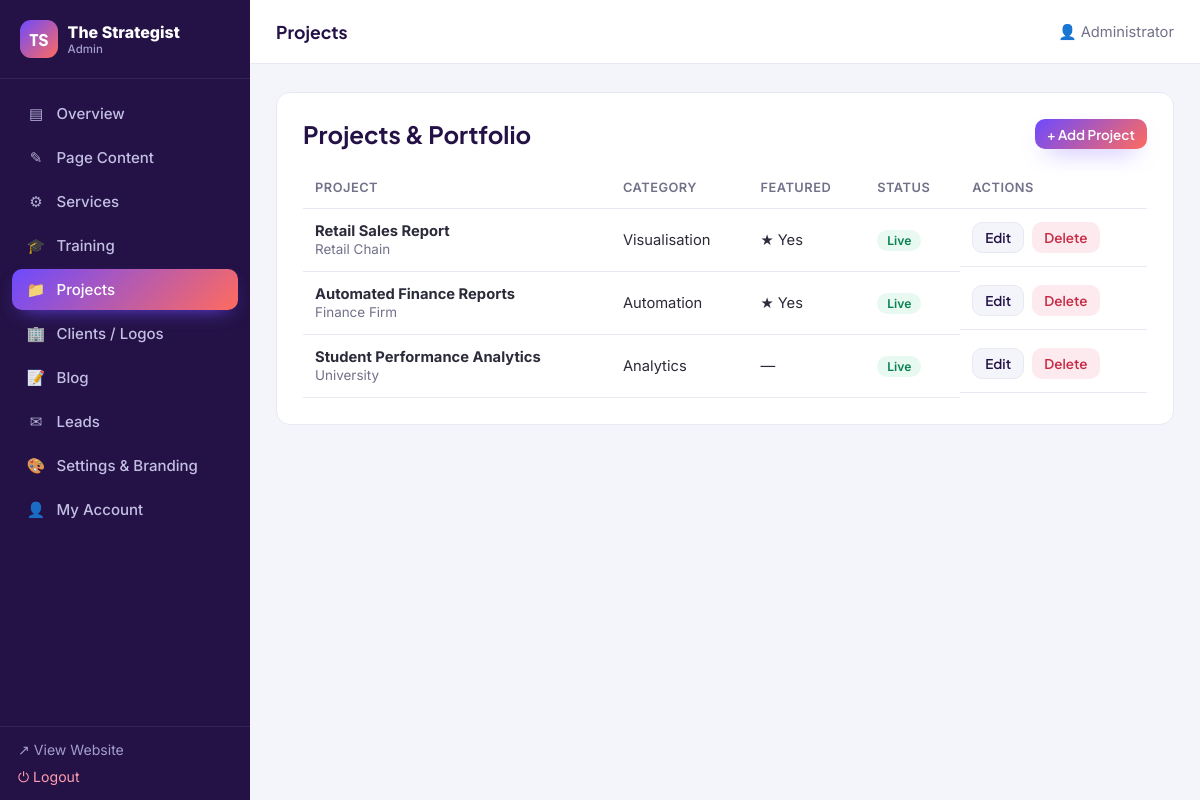
The app's page /admin/projects.php (signed in) with its own data.
### tables this page shows
CREATE TABLE IF NOT EXISTS `projects` (
  `id`          INT AUTO_INCREMENT PRIMARY KEY,
  `title`       VARCHAR(180) NOT NULL,
  `category`    VARCHAR(80)  DEFAULT 'Analytics',
  `client`      VARCHAR(120) DEFAULT '',
  `description` TEXT,
  `image_url`   TEXT,
  `link`        TEXT,
  `featured`    TINYINT(1) NOT NULL DEFAULT 0,
  `sort`        INT NOT NULL DEFAULT 0,
  `active`      TINYINT(1) NOT NULL DEFAULT 1,
  `created_at`  DATETIME NOT NULL DEFAULT CURRENT_TIMESTAMP
);

### includes/functions.php (called while the page is built, shortened)
<?php
require_once __DIR__ . '/../config/db.php';
function e($v) { return htmlspecialchars((string)$v, ENT_QUOTES, 'UTF-8'); }
function base_url() {
    $https  = (!empty($_SERVER['HTTPS']) && $_SERVER['HTTPS'] !== 'off');
    $scheme = $https ? 'https' : 'http';
    $host   = $_SERVER['HTTP_HOST'] ?? 'localhost';
    $dir = str_replace('\\', '/', dirname($_SERVER['SCRIPT_NAME'] ?? '/'));
    $dir = rtrim($dir, '/');
    if (substr($dir, -6) === '/admin') $dir = substr($dir, 0, -6);
    return $scheme . '://' . $host . $dir;
}
function url($path = '') { return base_url() . '/' . ltrim($path, '/'); }
function all_settings() {
    static $cache = null;
    if ($cache === null) {
        $cache = [];
        foreach (fetchAll('SELECT skey, svalue FROM settings') as $r) {
            $cache[$r['skey']] = $r['svalue'];
        }
    }
    return $cache;
}
function setting($key, $default = '') {
    $s = all_settings();
    return array_key_exists($key, $s) && $s[$key] !== null && $s[$key] !== '' ? $s[$key] : $default;
}

### config/db.php (called while the page is built, shortened)
<?php
function db() {
    static $pdo = null;
    if ($pdo === null) {
        $dsn = 'mysql:host=' . DB_HOST . ';dbname=' . DB_NAME . ';charset=utf8mb4';
        try {
            $pdo = new PDO($dsn, DB_USER, DB_PASS, [
                PDO::ATTR_ERRMODE            => PDO::ERRMODE_EXCEPTION,
                PDO::ATTR_DEFAULT_FETCH_MODE => PDO::FETCH_ASSOC,
                PDO::ATTR_EMULATE_PREPARES   => false,
            ]);
        } catch (PDOException $e) {
            if (DEBUG) {
                die('Database connection failed: ' . htmlspecialchars($e->getMessage())
                    . '<br><br>Edit <code>config/config.php</code> with your database details, '
                    . 'and make sure you have imported <code>config/schema.sql</code>.');
            }
            die('The site is temporarily unavailable. Please try again later.');
        }
    }
    return $pdo;
}
function q($sql, $params = []) {
    $st = db()->prepare($sql);
    $st->execute($params);
    return $st;
}
function fetch1($sql, $params = []) { return q($sql, $params)->fetch(); }
function fetchAll($sql, $params = []) { return q($sql, $params)->fetchAll(); }

### admin/auth.php (called while the page is built, shortened)
<?php
require_once __DIR__ . '/../includes/functions.php';
function is_logged_in() { return !empty($_SESSION['admin_id']); }
function current_admin() {
    static $a = null;
    if ($a === null) $a = fetch1('SELECT * FROM admin_users WHERE id = ?', [$_SESSION['admin_id']]);
    return $a;
}
function csrf_token() {
    return $_SESSION['acsrf'];
}

### admin/projects.php (the view, shortened to what this page needs)
<?php
require_once __DIR__ . '/layout.php';
$action = $_GET['action'] ?? 'list';
$id = (int)($_GET['id'] ?? 0);
$editing = $action === 'edit' && $id ? fetch1('SELECT * FROM projects WHERE id=?', [$id]) : null;
$isForm = ($action === 'new' || $editing);
admin_header('projects.php');
?>
<?php if ($isForm): $s = $editing ?: ['title'=>'','category'=>'Analytics','client'=>'','description'=>'','image_url'=>'','link'=>'','featured'=>0,'sort'=>0,'active'=>1]; ?>
<div class="panel">
  <div class="panel-head"><h2><?= $editing?'Edit':'Add' ?> Project</h2><a class="btn btn-light btn-sm" href="<?= e(url('admin/projects.php')) ?>">← Back</a></div>
  <form method="post" action="<?= e(url('admin/projects.php' . ($editing?'?action=edit&id='.$id:''))) ?>">
    <?= csrf_field() ?>
    <div class="field"><label>Project Title</label><input type="text" name="title" value="<?= e($s['title']) ?>" required></div>
    <div class="grid-2c">
      <div class="field"><label>Category</label><input type="text" name="category" value="<?= e($s['category']) ?>" placeholder="e.g. Visualisation"></div>
      <div class="field"><label>Client <span class="tip">(optional)</span></label><input type="text" name="client" value="<?= e($s['client']) ?>"></div>
    </div>
    <div class="field"><label>Description</label><textarea name="description" rows="3"><?= e($s['description']) ?></textarea></div>
    <div class="field img-field"><label>Image link <span class="tip">(Drive/OneDrive)</span></label>
      <input type="text" name="image_url" value="<?= e($s['image_url']) ?>" data-preview="#pv" placeholder="Paste Google Drive / OneDrive link">
      <div class="preview" id="pv"></div>
    </div>
    <div class="grid-2c">
      <div class="field"><label>External link <span class="tip">(optional)</span></label><input type="text" name="link" value="<?= e($s['link']) ?>" placeholder="https://..."></div>
      <div class="field"><label>Sort order</label><input type="number" name="sort" value="<?= (int)$s['sort'] ?>"></div>
    </div>
    <div class="field"><label><input type="checkbox" name="featured" <?= $s['featured']?'checked':'' ?>> Feature on home page</label></div>
    <div class="field"><label><input type="checkbox" name="active" <?= $s['active']?'checked':'' ?>> Show on website</label></div>
    <div class="form-actions"><button class="btn btn-primary">Save Project</button></div>
  </form>
</div>
<?php else: $rows = fetchAll('SELECT * FROM projects ORDER BY featured DESC, sort, id'); ?>
<div class="panel">
  <div class="panel-head"><h2>Projects & Portfolio</h2><a class="btn btn-primary btn-sm" href="<?= e(url('admin/projects.php?action=new')) ?>">+ Add Project</a></div>
  <table class="tbl">
    <thead><tr><th>Project</th><th>Category</th><th>Featured</th><th>Status</th><th>Actions</th></tr></thead>
    <tbody>
    <?php if ($rows): foreach ($rows as $r): ?>
      <tr>
        <td><b><?= e($r['title']) ?></b><?php if($r['client']):?><br><span class="hint"><?= e($r['client']) ?></span><?php endif;?></td>
        <td><?= e($r['category']) ?></td>
        <td><?= $r['featured']?'★ Yes':'—' ?></td>
        <td><span class="badge badge-<?= $r['active']?'on':'off' ?>"><?= $r['active']?'Live':'Hidden' ?></span></td>
        <td class="actions">
          <a class="btn btn-light btn-sm" href="<?= e(url('admin/projects.php?action=edit&id='.$r['id'])) ?>">Edit</a>
          <a class="btn btn-danger btn-sm" href="<?= e(url('admin/projects.php?action=delete&id='.$r['id'].'&t='.csrf_token())) ?>" onclick="return confirm('Delete this project?')">Delete</a>
        </td>
      </tr>
    <?php endforeach; else: ?><tr><td colspan="5" class="empty-row">No projects yet. Click “Add Project”.</td></tr><?php endif; ?>
    </tbody>
  </table>
</div>
<?php endif; ?>
<?php admin_footer(); ?>

### admin/layout.php (shortened to what this page needs)
<?php
require_once __DIR__ . '/auth.php';
function admin_header($active = '') {
    $admin = current_admin();
    $items = [
      'index.php'    => ['Overview','▤'],
      'content.php'  => ['Page Content','✎'],
      'services.php' => ['Services','⚙'],
      'training.php' => ['Training','🎓'],
      'projects.php' => ['Projects','📁'],
      'clients.php'  => ['Clients / Logos','🏢'],
      'blog.php'     => ['Blog','📝'],
      'leads.php'    => ['Leads','✉'],
      'settings.php' => ['Settings & Branding','🎨'],
      'account.php'  => ['My Account','👤'],
    ];
    ?><!DOCTYPE html>
<html lang="en"><head>
<title>Admin — <?= e(setting('site_name')) ?></title>
<link rel="stylesheet" href="<?= e(url('admin/assets/admin.css')) ?>">
</head><body>
<div class="admin-shell">
  <aside class="sidebar" id="sidebar">
    <a class="side-brand" href="<?= e(url('admin/index.php')) ?>"><span class="brand-mark">TS</span><span><?= e(setting('site_name')) ?><small>Admin</small></span></a>
    <nav class="side-nav">
      <?php foreach ($items as $file => $it): ?>
        <a href="<?= e(url('admin/' . $file)) ?>" class="<?= $active === $file ? 'active' : '' ?>"><span class="ico"><?= $it[1] ?></span><?= e($it[0]) ?></a>
      <?php endforeach; ?>
    </nav>
    <div class="side-foot">
      <a href="<?= e(url('index.php')) ?>" target="_blank">↗ View Website</a>
      <a href="<?= e(url('admin/logout.php')) ?>" class="logout">⏻ Logout</a>
    </div>
  </aside>
  <div class="admin-main">
    <header class="admin-top">
      <div class="top-title"><?= e($items[$active][0] ?? 'Admin') ?></div>
      <div class="top-user">👤 <?= e($admin['name']) ?></div>
    </header>
    <div class="admin-content">
<?php
}
function admin_footer() {
    ?>
    </div>
  </div>
</div>
</body></html>
<?php
}

### admin/assets/admin.css (style rules this page uses)
*,*::before,*::after { box-sizing:border-box }
:root { --primary:#6C5CE7;--secondary:#00B8D4;--accent:#FF6584;--dark:#2D2A54; --ink:#2b2b3a;--muted:#71718a;--line:#e9e9f3;--bg:#f4f4fb;--card:#fff; --radius:14px;--shadow:0 12px 34px -18px rgba(45,42,84,.4); --grad:linear-gradient(135deg,var(--primary),var(--secondary)) }
body { margin:0;font-family:'Inter',system-ui,sans-serif;color:var(--ink);background:var(--bg) }
a { color:inherit;text-decoration:none }
h1,h2,h3 { font-family:'Plus Jakarta Sans',sans-serif;color:var(--dark);margin:0 0 .4em }
.brand-mark { width:38px;height:38px;border-radius:11px;background:var(--grad);color:#fff; display:grid;place-items:center;font-family:'Plus Jakarta Sans';font-weight:800 }
.admin-shell { display:flex;min-height:100vh }
.sidebar { width:250px;background:var(--dark);color:#cfcbe8;display:flex;flex-direction:column; position:fixed;inset:0 auto 0 0;z-index:40 }
.side-brand { display:flex;align-items:center;gap:.6em;padding:20px;font-weight:800;color:#fff; border-bottom:1px solid rgba(255,255,255,.08) }
.side-brand small { display:block;font-weight:500;font-size:.72rem;color:#a29ecb }
.side-nav { flex:1;padding:14px 12px;overflow-y:auto }
.side-nav a { display:flex;align-items:center;gap:.7em;padding:11px 14px;border-radius:10px; color:#c3bfe4;font-size:.94rem;font-weight:500;margin-bottom:3px }
.side-nav a .ico { width:20px;text-align:center;opacity:.9 }
.side-nav a.active { background:var(--grad);color:#fff;box-shadow:0 8px 20px -10px var(--primary) }
.side-foot { padding:14px 18px;border-top:1px solid rgba(255,255,255,.08);display:grid;gap:10px }
.side-foot a { color:#a29ecb;font-size:.88rem }
.side-foot .logout { color:#ff9db0 }
.admin-main { flex:1;margin-left:250px;min-width:0 }
.admin-top { height:64px;background:#fff;border-bottom:1px solid var(--line);display:flex;align-items:center; gap:16px;padding:0 26px;position:sticky;top:0;z-index:30 }
.admin-top .top-title { font-family:'Plus Jakarta Sans';font-weight:700;font-size:1.1rem;color:var(--dark) }
.admin-top .top-user { margin-left:auto;color:var(--muted);font-size:.92rem }
.admin-content { padding:28px 26px 60px;max-width:1100px }
.panel { background:#fff;border:1px solid var(--line);border-radius:var(--radius);padding:26px;margin-bottom:24px }
.panel-head { display:flex;align-items:center;justify-content:space-between;gap:14px;margin-bottom:18px;flex-wrap:wrap }
.panel-head h2 { margin:0 }
.hint { color:var(--muted);font-size:.84rem }
.btn { display:inline-flex;align-items:center;gap:.5em;padding:.7em 1.3em;border-radius:10px; font-weight:600;font-family:'Plus Jakarta Sans';cursor:pointer;border:0;font-size:.92rem;transition:.2s }
.btn-primary { background:var(--grad);color:#fff;box-shadow:0 10px 24px -12px var(--primary) }
.btn-light { background:var(--bg);color:var(--dark);border:1px solid var(--line) }
.btn-danger { background:#fdeaee;color:#c62a44 }
.btn-sm { padding:.45em .9em;font-size:.84rem }
.tbl { width:100%;border-collapse:collapse;font-size:.92rem }
.tbl th,.tbl td { text-align:left;padding:13px 12px;border-bottom:1px solid var(--line);vertical-align:middle }
.tbl th { color:var(--muted);font-weight:600;font-size:.8rem;text-transform:uppercase;letter-spacing:.04em }
.actions { display:flex;gap:8px;flex-wrap:wrap }
.badge { display:inline-block;padding:3px 10px;border-radius:999px;font-size:.76rem;font-weight:600 }
.badge-on { background:#e7f9f0;color:#0a7f52 }

### records on screen
projects: title "Retail Sales Report", client "Retail Chain", category "Visualisation", featured "★ Yes", active "Live"
projects: title "Automated Finance Reports", client "Finance Firm", category "Automation", featured "★ Yes", active "Live"
projects: title "Student Performance Analytics", client "University", category "Analytics", active "Live"

### other values on screen
setting('site_name') "The Strategist"
$it[1] "▤"
$it[0] "Overview"
$it[1] "✎"
$it[0] "Page Content"
$it[1] "⚙"
$it[0] "Services"
$it[1] "🎓"
$it[0] "Training"
$it[1] "📁"
$it[0] "Projects"
$it[1] "🏢"
$it[0] "Clients / Logos"
$it[1] "📝"
$it[0] "Blog"
